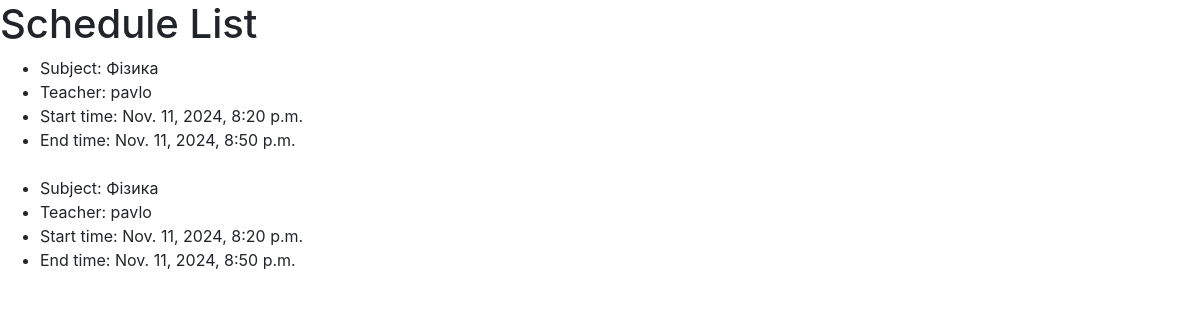
/schedules/ (signed in), run on an earlier commit of the app's database.
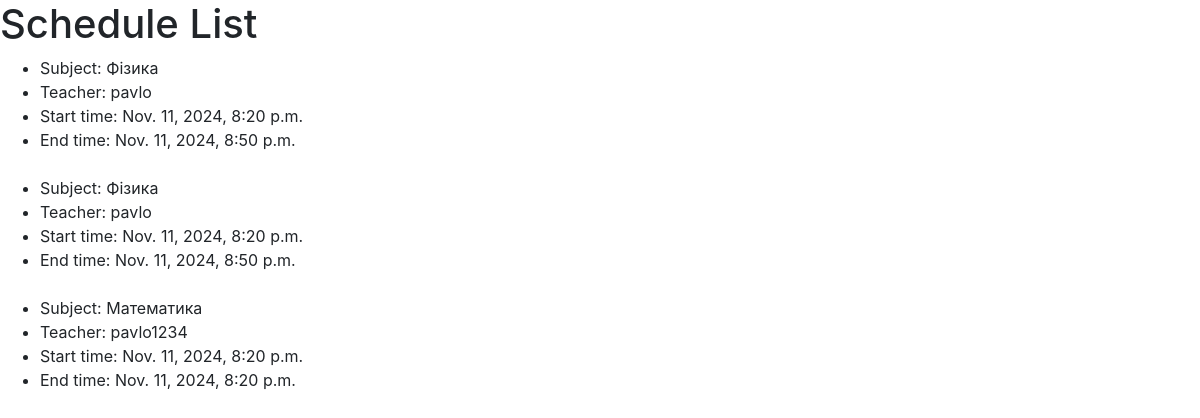
And on a later commit of the database.
### main/models.py (models this page shows)
class Schedule(models.Model):
    subject = models.ForeignKey(Subject, on_delete=models.CASCADE)
    teacher = models.ForeignKey(User, on_delete=models.CASCADE)
    start_time = models.DateTimeField()
    end_time = models.DateTimeField()
    def __str__(self):
        return f"{self.subject} - {self.teacher} - {self.start_time} to {self.end_time}"

class Subject(models.Model):
    name = models.CharField(max_length=255)
    description = models.TextField(blank=True, null=True)
    def __str__(self):
        return self.name

class User(AbstractUser):
    ROLE_CHOICES = (
        ('teacher', 'Teacher'),
        ('chief_teacher', 'Chief Teacher'),
        ('student', 'Student'),
    )
    role = models.CharField(max_length=20, choices=ROLE_CHOICES, default='student')
    user_type = models.IntegerField(choices=((1, 'Teacher'), (2, 'Chief Teacher'), (3, 'Student')), default=3)
    objects = CustomUserManager()

### main/views.py (the view)
# urls.py: path('schedules/', views.schedule_list, name='schedule_list'),
@login_required
def schedule_list(request):
    schedules = Schedule.objects.all().order_by('start_time')
    return render(request, 'main/schedule_list.html', {'schedules': schedules})

### templates/main/schedule_list.html (shortened to what this page needs)
<!DOCTYPE html>
<html lang="en">
<head>
    <link rel="stylesheet" href="https://stackpath.bootstrapcdn.com/bootstrap/4.5.2/css/bootstrap.min.css">
</head>
<body>
    <h1>Schedule List</h1>
    <ul>
        {% for Schedule in schedules %}
            <li>Subject: {{ Schedule.subject }}</li>
            <li>Teacher: {{ Schedule.teacher }}</li>
            <li>Start time: {{ Schedule.start_time }}</li>
            <li>End time: {{ Schedule.end_time }}</li>
            <br>
        {% endfor %}
    </ul>
</body>
</html>

What changed in the data, as far as the page shows it:
added Schedule: subject "Математика", teacher "pavlo1234", start_time "Nov. 11, 2024, 8:20 p.m.", end_time "Nov. 11, 2024, 8:20 p.m."
